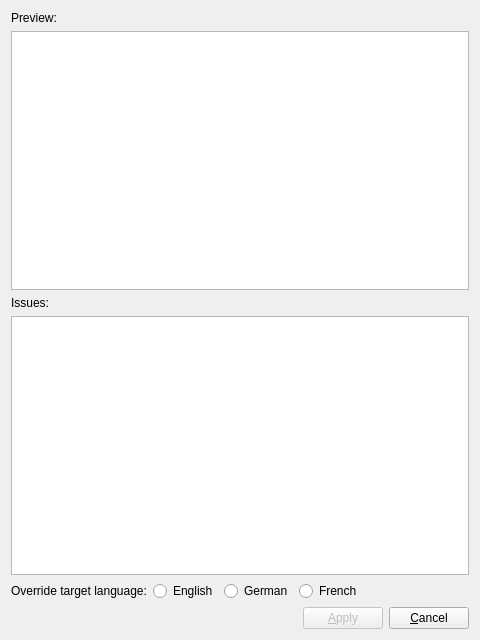
<?xml version="1.0" encoding="UTF-8"?>
<ui version="4.0">
 <class>LocalizationImportWizardWindow</class>
 <widget class="QWidget" name="LocalizationImportWizardWindow">
  <property name="windowModality">
   <enum>Qt::ApplicationModal</enum>
  </property>
  <property name="geometry">
   <rect>
    <x>0</x>
    <y>0</y>
    <width>480</width>
    <height>640</height>
   </rect>
  </property>
  <property name="windowTitle">
   <string>Localization import - stfed</string>
  </property>
  <layout class="QVBoxLayout" name="verticalLayout">
   <item>
    <widget class="QLabel" name="label_2">
     <property name="text">
      <string>Preview:</string>
     </property>
    </widget>
   </item>
   <item>
    <widget class="QTableWidget" name="preview_table">
     <property name="editTriggers">
      <set>QAbstractItemView::NoEditTriggers</set>
     </property>
     <attribute name="horizontalHeaderVisible">
      <bool>true</bool>
     </attribute>
     <attribute name="horizontalHeaderStretchLastSection">
      <bool>true</bool>
     </attribute>
     <attribute name="verticalHeaderVisible">
      <bool>false</bool>
     </attribute>
    </widget>
   </item>
   <item>
    <widget class="QLabel" name="label_3">
     <property name="text">
      <string>Issues:</string>
     </property>
    </widget>
   </item>
   <item>
    <widget class="QTableWidget" name="issues_table">
     <property name="editTriggers">
      <set>QAbstractItemView::NoEditTriggers</set>
     </property>
     <attribute name="horizontalHeaderVisible">
      <bool>true</bool>
     </attribute>
     <attribute name="horizontalHeaderStretchLastSection">
      <bool>true</bool>
     </attribute>
     <attribute name="verticalHeaderVisible">
      <bool>false</bool>
     </attribute>
    </widget>
   </item>
   <item>
    <layout class="QHBoxLayout" name="horizontalLayout">
     <item>
      <widget class="QLabel" name="label">
       <property name="text">
        <string>Override target language:</string>
       </property>
      </widget>
     </item>
     <item>
      <widget class="QRadioButton" name="english_radio">
       <property name="text">
        <string>English</string>
       </property>
      </widget>
     </item>
     <item>
      <widget class="QRadioButton" name="german_radio">
       <property name="text">
        <string>German</string>
       </property>
      </widget>
     </item>
     <item>
      <widget class="QRadioButton" name="french_radio">
       <property name="text">
        <string>French</string>
       </property>
      </widget>
     </item>
     <item>
      <spacer name="horizontalSpacer_2">
       <property name="orientation">
        <enum>Qt::Horizontal</enum>
       </property>
       <property name="sizeHint" stdset="0">
        <size>
         <width>40</width>
         <height>20</height>
        </size>
       </property>
      </spacer>
     </item>
    </layout>
   </item>
   <item>
    <layout class="QHBoxLayout" name="horizontalLayout_2">
     <item>
      <spacer name="horizontalSpacer">
       <property name="orientation">
        <enum>Qt::Horizontal</enum>
       </property>
       <property name="sizeHint" stdset="0">
        <size>
         <width>40</width>
         <height>20</height>
        </size>
       </property>
      </spacer>
     </item>
     <item>
      <widget class="QPushButton" name="apply_button">
       <property name="enabled">
        <bool>false</bool>
       </property>
       <property name="text">
        <string>&amp;Apply</string>
       </property>
      </widget>
     </item>
     <item>
      <widget class="QPushButton" name="cancel_button">
       <property name="text">
        <string>&amp;Cancel</string>
       </property>
      </widget>
     </item>
    </layout>
   </item>
  </layout>
 </widget>
 <resources/>
 <connections/>
</ui>
